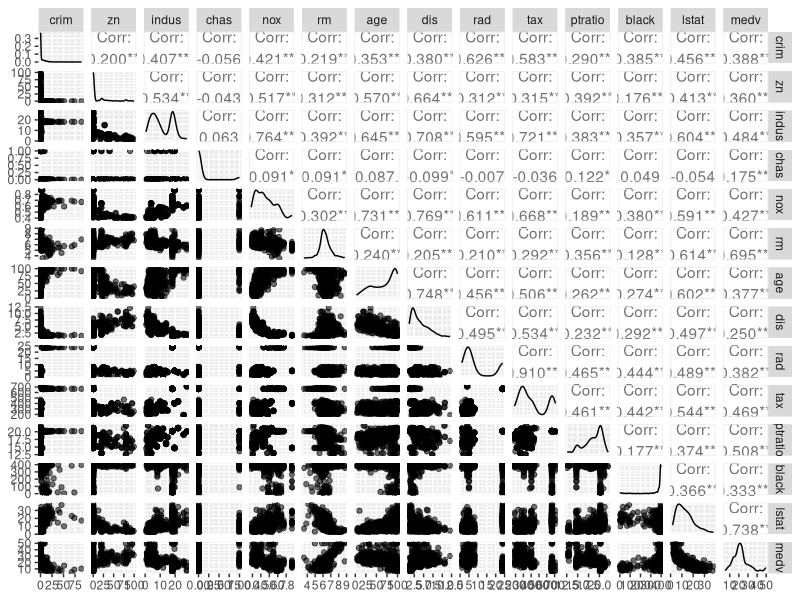
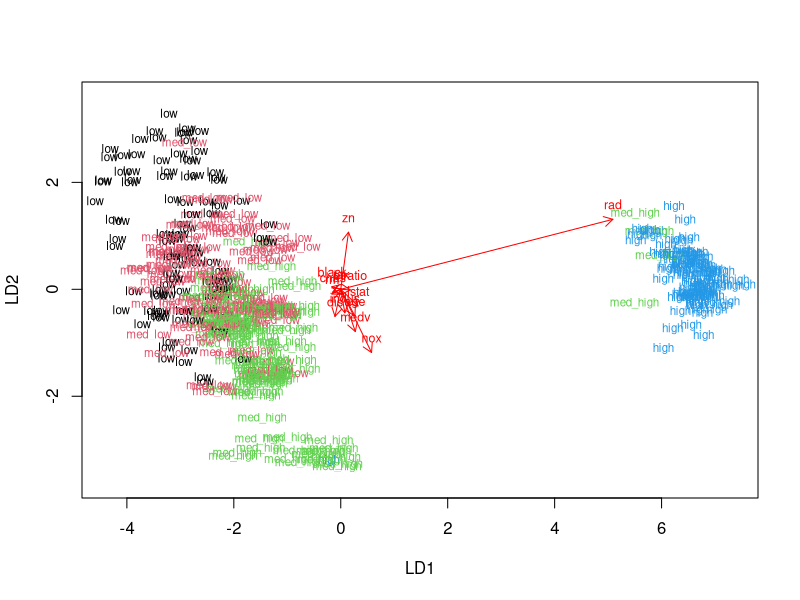
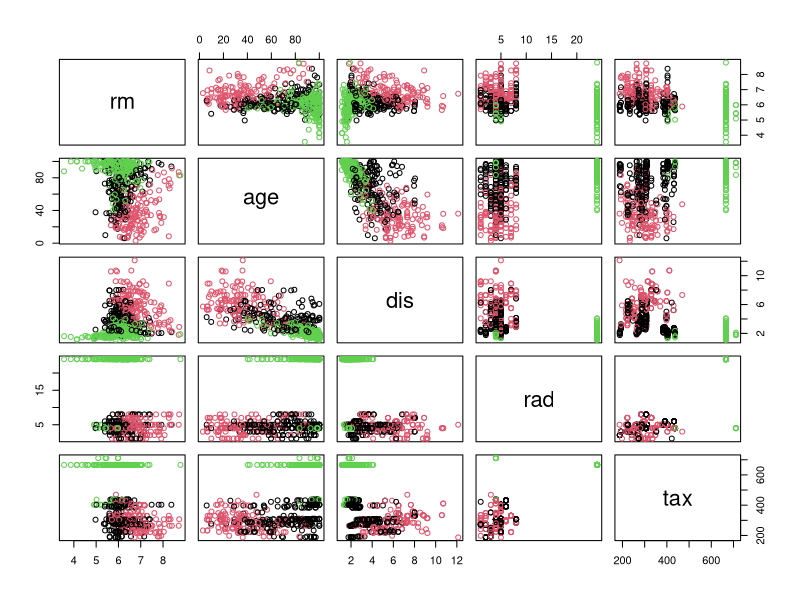
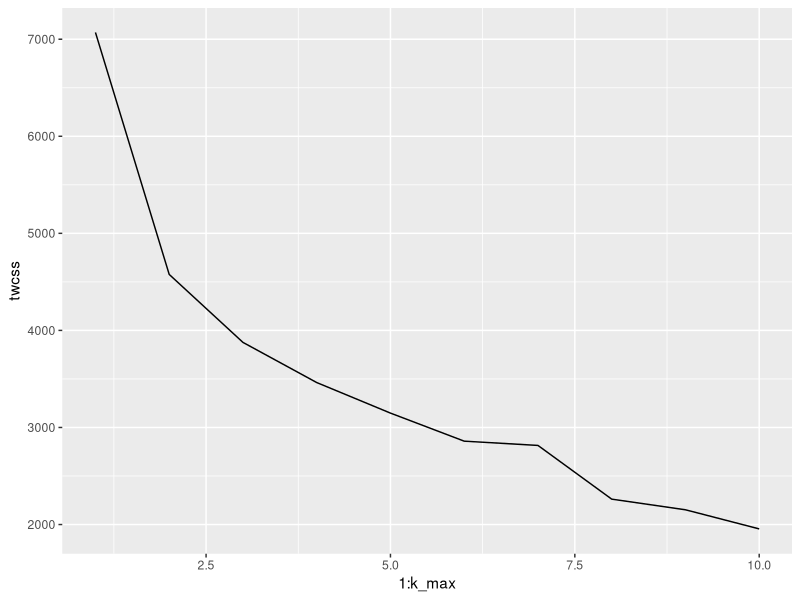
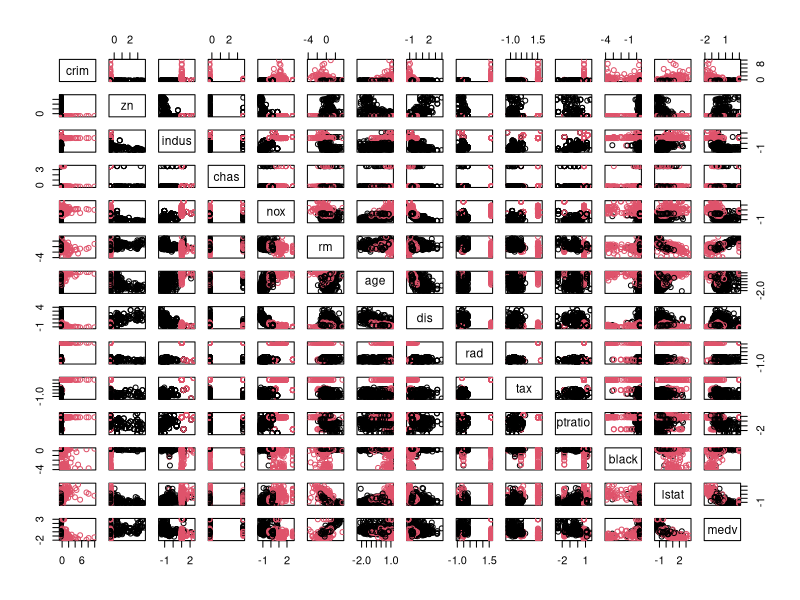

Reproduce these figures in R, in order.
## ---- chunk 1
#Import libraries
library(dplyr) 
library(ggplot2) 
library(GGally)
library(tidyr)
library(MASS)
## ---- chunk 2
data("Boston")

head(Boston)
str(Boston)
dim(Boston)
summary(Boston)


## ---- chunk 3
p <- ggpairs(Boston, mapping = aes(alpha = 0.3), lower = list(combo = wrap("facethist", bins = 20)))
p
## ---- chunk 4
boston_scaled <- scale(Boston) #Scale the data
summary(boston_scaled) #Print out the summaries of the variables

boston_scaled<-as.data.frame(boston_scaled) #change the  object to data frame
## ---- chunk 5
# create a quantile vector of crim and print it
bins <- quantile(boston_scaled$crim)
bins

# create a categorical variable 'crime'
crime <- cut(boston_scaled$crim, breaks = bins, include.lowest = TRUE, labels = c("low","med_low","med_high","high"))

# remove original "crim" from the dataset
boston_scaled <- dplyr::select(boston_scaled, -crim)

# add the new categorical value to scaled data
boston_scaled <- data.frame(boston_scaled, crime)


# number of rows in the Boston dataset 
n <- nrow(Boston)

# choose randomly 80% of the rows
ind <- sample(n,  size = n * 0.8)

# create train set
train <- boston_scaled[ind,]

# create test set with the rest of the rows
test <- boston_scaled[-ind,]

# save the correct classes from test data
correct_classes <- test$crime



## ---- chunk 6

# linear discriminant analysis on the train set using the categorial variable "crime"
lda.fit <- lda(crime ~., data = train)


#Print out the lda-fit object
lda.fit

# the function for lda biplot arrows
lda.arrows <- function(x, myscale = 1, arrow_heads = 0.1, color = "red", tex = 0.75, choices = c(1,2)){
  heads <- coef(x)
  arrows(x0 = 0, y0 = 0, 
         x1 = myscale * heads[,choices[1]], 
         y1 = myscale * heads[,choices[2]], col=color, length = arrow_heads)
  text(myscale * heads[,choices], labels = row.names(heads), 
       cex = tex, col=color, pos=3)
}

# target classes as numeric
classes <- as.numeric(train$crim)


# Finally, plot the lda results
plot(lda.fit, dimen = 2, col = classes, pch = classes)
lda.arrows(lda.fit, myscale = 1.5)

## ---- chunk 7

test <- dplyr::select(test, -crime) #remove the categorical crime variable from the test dataset.


lda.pred <- predict(lda.fit, newdata = test) # predict classes with test data 


# cross tabulate the results with the crime categories from the test set i.e "correct_classes
table(correct = correct_classes, predicted = lda.pred$class)
## ---- chunk 8
#Re-load the data 
data('Boston')
boston_scaled <- scale(Boston) #Scale/standradize the data again
## ---- chunk 9
# euclidean distance matrix
dist_eu <- dist(boston_scaled)
summary(dist_eu) #Look at the summary of the euclidean distances

# manhattan distance matrix

dist_man <- dist(boston_scaled,method = "manhattan")

summary(dist_man) #Look at the summary of Manhattan distances

## ---- chunk 10
#Run k-means algorithm on the dataset
km <-kmeans(boston_scaled, centers = 3)
pairs(Boston[6:10], col = km$cluster)

## ---- chunk 11
#K-means might produce different results every time, because it randomly assigns the initial cluster centers. The function set.seed() can be used to deal with that.
set.seed(123)
# determine the number of clusters
k_max <- 10

# calculate the total within sum of squares
twcss <- sapply(1:k_max, function(k){kmeans(boston_scaled, k)$tot.withinss})

# visualize the results
qplot(x = 1:k_max, y = twcss, geom = 'line')
## ---- chunk 12
# k-means clustering
km <-kmeans(boston_scaled, centers = 2)

# plot the Boston dataset with clusters
pairs(boston_scaled, col = km$cluster)


